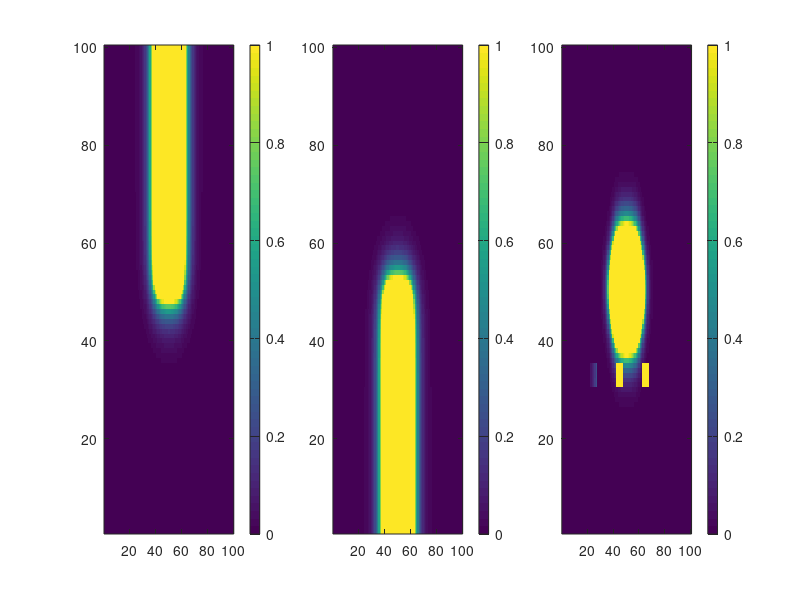

Source code (MATLAB):
Xmax=100;Tmax=500;
B=zeros(Xmax,Xmax,Tmax);W=B;D=B;R=zeros(Xmax,Xmax);
dt=0.1;d=1;k=0.1;a=1;
cb=zeros(Xmax,Xmax);cb(51:100,41:60)=0.5;
cw=zeros(Xmax,Xmax);cw(1:50,41:60)=0.5;
clone=ones(5,5);%もしくは clone=[0 1 1 1 0; 1 1 1 1 1; 1 1 1 1 1; 1 1 1 1 1; 0 1 1 1 0];
R(31:35,3:7)=clone;R(31:35,23:27)=clone;    %活性化Dpp受容体の空間分布Rを決める
R(31:35,43:47)=clone;R(31:35,63:67)=clone;  %活性化Dpp受容体の空間分布Rを決める
for T=1:Tmax
    B(:,:,T+1)=dt*(4*d*del2(B(:,:,T))-k*B(:,:,T)+cb)+B(:,:,T);
    W(:,:,T+1)=dt*(4*d*del2(W(:,:,T))-k*W(:,:,T)+cw)+W(:,:,T);
    D(:,:,T+1)=dt*(a*(B(:,:,T)+R).*W(:,:,T)-k*D(:,:,T))+D(:,:,T);%B, R, WによるDの産生・分解の計算
end
figure('Position',[0 400 1000 250]);    %ウィンドウのサイズと位置は適宜調節する
for T=1:20:Tmax
    subplot(1,3,1);imagesc(B(:,:,T),[0 1]);set(gca,'YDir','normal');colorbar;
    subplot(1,3,2);imagesc(W(:,:,T),[0 1]);set(gca,'YDir','normal');colorbar;
    subplot(1,3,3);imagesc(D(:,:,T),[0 1]);set(gca,'YDir','normal');colorbar;
    pause(0.001);
end
